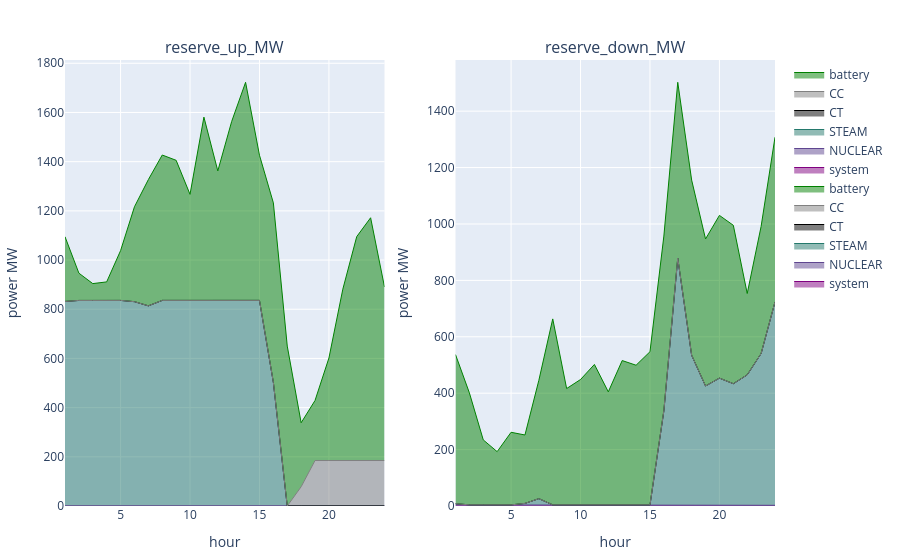

Notebook code cell kept with this figure:
### Code cell
if !dissagregate_by_battery
    p2 = plot_reserve(reserve_uc)
else
    p1 = plot_reserve_by_fieldy(s_uc.reserve[(s_uc.reserve.configuration .== config_) .&  (s_uc.reserve.day .== day_) .&  (s_uc.reserve.resource .== "battery"),:], :reserve_up_MW, :r_id)
    p2 = plot_reserve_by_fieldy(s_uc.reserve[(s_uc.reserve.configuration .== config_) .&  (s_uc.reserve.day .== day_) .&  (s_uc.reserve.resource .== "battery"),:], :reserve_down_MW, :r_id)
    [p1 p2]
end

### Figure 1 — Plotly figure (JSON) as saved in the notebook; plotly's stock layout.template omitted (floating-point values rounded to 4 significant figures)
{"data": [{"line": {"color": "purple", "shape": "line", "width": 1}, "mode": "lines", "name": "system", "stackgroup": 1, "type": "scatter", "x": [1, 2, 3, 4, 5, 6, 7, 8, 9, 10, 11, 12, 13, 14, 15, 16, 17, 18, 19, 20, 21, 22, 23, 24], "xaxis": "x1", "y": [null, null, null, null, null, null, null, null, null, null, null, null, null, null, null, null, null, null, null, null, null, null, null, null], "yaxis": "y1"}, {"line": {"color": "rgba(95, 70, 144, 1)", "shape": "line", "width": 1}, "mode": "lines", "name": "NUCLEAR", "stackgroup": 1, "type": "scatter", "x": [1, 2, 3, 4, 5, 6, 7, 8, 9, 10, 11, 12, 13, 14, 15, 16, 17, 18, 19, 20, 21, 22, 23, 24], "xaxis": "x1", "y": [3.831e-11, 3.831e-11, 3.831e-11, 3.831e-11, 3.831e-11, 3.831e-11, 3.831e-11, 3.831e-11, 3.831e-11, 3.831e-11, 3.831e-11, 3.831e-11, 3.831e-11, 3.831e-11, 3.831e-11, 3.554e-11, 3.012e-11, 2.866e-11, 2.867e-11, 3.012e-11, 3.012e-11, 3.012e-11, 3.012e-11, 3.012e-11], "yaxis": "y1"}, {"line": {"color": "rgba(36, 121, 108, 1)", "shape": "line", "width": 1}, "mode": "lines", "name": "STEAM", "stackgroup": 1, "type": "scatter", "x": [1, 2, 3, 4, 5, 6, 7, 8, 9, 10, 11, 12, 13, 14, 15, 16, 17, 18, 19, 20, 21, 22, 23, 24], "xaxis": "x1", "y": [831.7, 835.7, 835.7, 835.7, 835.8, 830.8, 813.8, 835.9, 835.7, 835.7, 835.7, 835.7, 835.9, 835.9, 836.0, 502.8, 1.853e-09, 1.338e-09, 1.34e-09, 1.854e-09, 1.852e-09, 1.853e-09, 1.862e-09, 1.852e-09], "yaxis": "y1"}, {"line": {"color": "black", "shape": "line", "width": 1}, "mode": "lines", "name": "CT", "stackgroup": 1, "type": "scatter", "x": [1, 2, 3, 4, 5, 6, 7, 8, 9, 10, 11, 12, 13, 14, 15, 16, 17, 18, 19, 20, 21, 22, 23, 24], "xaxis": "x1", "y": [0, 0, 0, 0, 0, 0, 0, 0, 0, 0, 0, 0, 0, 0, 0, 0, 0, 0, 0, 0, 0, 0, 0, 0], "yaxis": "y1"}, {"line": {"color": "grey", "shape": "line", "width": 1}, "mode": "lines", "name": "CC", "stackgroup": 1, "type": "scatter", "x": [1, 2, 3, 4, 5, 6, 7, 8, 9, 10, 11, 12, 13, 14, 15, 16, 17, 18, 19, 20, 21, 22, 23, 24], "xaxis": "x1", "y": [0, 0, 0, 0, 0, 0, 0, 0, 0, 0, 0, 0, 0, 0, 0, 0, 0, 78.27, 184.9, 184.9, 184.9, 184.9, 184.9, 184.9], "yaxis": "y1"}, {"line": {"color": "green", "shape": "line", "width": 1}, "mode": "lines", "name": "battery", "stackgroup": 1, "type": "scatter", "x": [1, 2, 3, 4, 5, 6, 7, 8, 9, 10, 11, 12, 13, 14, 15, 16, 17, 18, 19, 20, 21, 22, 23, 24], "xaxis": "x1", "y": [263.2, 111.0, 68.49, 75.41, 202.3, 385.8, 513.2, 591.1, 569.9, 431.5, 745.4, 526.6, 727.8, 886.7, 590.2, 729.6, 650.1, 260.1, 244.2, 416.9, 696.8, 910.4, 987.1, 705.7], "yaxis": "y1"}, {"line": {"color": "purple", "shape": "line", "width": 1}, "mode": "lines", "name": "system", "stackgroup": 1, "type": "scatter", "x": [1, 2, 3, 4, 5, 6, 7, 8, 9, 10, 11, 12, 13, 14, 15, 16, 17, 18, 19, 20, 21, 22, 23, 24], "xaxis": "x2", "y": [null, null, null, null, null, null, null, null, null, null, null, null, null, null, null, null, null, null, null, null, null, null, null, null], "yaxis": "y2"}, {"line": {"color": "rgba(95, 70, 144, 1)", "shape": "line", "width": 1}, "mode": "lines", "name": "NUCLEAR", "stackgroup": 1, "type": "scatter", "x": [1, 2, 3, 4, 5, 6, 7, 8, 9, 10, 11, 12, 13, 14, 15, 16, 17, 18, 19, 20, 21, 22, 23, 24], "xaxis": "x2", "y": [4.0, 4.0, 4.0, 4.0, 4.0, 4.0, 4.0, 4.0, 4.0, 4.0, 4.0, 4.0, 4.0, 4.0, 4.0, 4.0, 3.643, 2.164, 2.228, 2.278, 2.701, 2.7, 2.494, 2.489], "yaxis": "y2"}, {"line": {"color": "rgba(36, 121, 108, 1)", "shape": "line", "width": 1}, "mode": "lines", "name": "STEAM", "stackgroup": 1, "type": "scatter", "x": [1, 2, 3, 4, 5, 6, 7, 8, 9, 10, 11, 12, 13, 14, 15, 16, 17, 18, 19, 20, 21, 22, 23, 24], "xaxis": "x2", "y": [4.156, 0.07649, 0.06808, 0.06609, 0.05481, 5.169, 22.14, 0.07718, 0.07598, 0.08207, 0.07924, 0.09062, 0.07798, 0.08141, 0.07499, 333.8, 875.4, 532.5, 423.3, 451.1, 430.9, 462.4, 538.2, 721.0], "yaxis": "y2"}, {"line": {"color": "black", "shape": "line", "width": 1}, "mode": "lines", "name": "CT", "stackgroup": 1, "type": "scatter", "x": [1, 2, 3, 4, 5, 6, 7, 8, 9, 10, 11, 12, 13, 14, 15, 16, 17, 18, 19, 20, 21, 22, 23, 24], "xaxis": "x2", "y": [0, 0, 0, 0, 0, 0, 0, 0, 0, 0, 0, 0, 0, 0, 0, 0, 0, 0, 0, 0, 0, 0, 0, 0], "yaxis": "y2"}, {"line": {"color": "grey", "shape": "line", "width": 1}, "mode": "lines", "name": "CC", "stackgroup": 1, "type": "scatter", "x": [1, 2, 3, 4, 5, 6, 7, 8, 9, 10, 11, 12, 13, 14, 15, 16, 17, 18, 19, 20, 21, 22, 23, 24], "xaxis": "x2", "y": [0, 0, 0, 0, 0, 0, 0, 0, 0, 0, 0, 0, 0, 0, 0, 0, 0, 3.634e-10, 3.624e-10, 2.576e-10, 2.576e-10, 2.576e-10, 2.576e-10, 2.576e-10], "yaxis": "y2"}, {"line": {"color": "green", "shape": "line", "width": 1}, "mode": "lines", "name": "battery", "stackgroup": 1, "type": "scatter", "x": [1, 2, 3, 4, 5, 6, 7, 8, 9, 10, 11, 12, 13, 14, 15, 16, 17, 18, 19, 20, 21, 22, 23, 24], "xaxis": "x2", "y": [528.8, 397.0, 230.2, 188.6, 257.3, 242.6, 419.5, 659.3, 412.3, 444.4, 497.8, 400.7, 511.6, 495.1, 542.9, 619.4, 623.3, 620.9, 521.2, 577.0, 561.6, 288.4, 450.7, 584.1], "yaxis": "y2"}], "layout": {"annotations": [{"font": {"size": 16}, "showarrow": false, "text": "reserve_up_MW", "x": 0.225, "xanchor": "center", "xref": "paper", "y": 1, "yanchor": "bottom", "yref": "paper"}, {"font": {"size": 16}, "showarrow": false, "text": "reserve_down_MW", "x": 0.775, "xanchor": "center", "xref": "paper", "y": 1, "yanchor": "bottom", "yref": "paper"}], "margin": {"b": 50, "l": 50, "r": 50, "t": 60}, "xaxis1": {"anchor": "y1", "domain": [0, 0.45], "title": {"text": "hour"}}, "xaxis2": {"anchor": "y2", "domain": [0.55, 1], "title": {"text": "hour"}}, "yaxis1": {"anchor": "x1", "domain": [0, 1], "title": {"text": "power MW"}}, "yaxis2": {"anchor": "x2", "domain": [0, 1], "title": {"text": "power MW"}}}}
